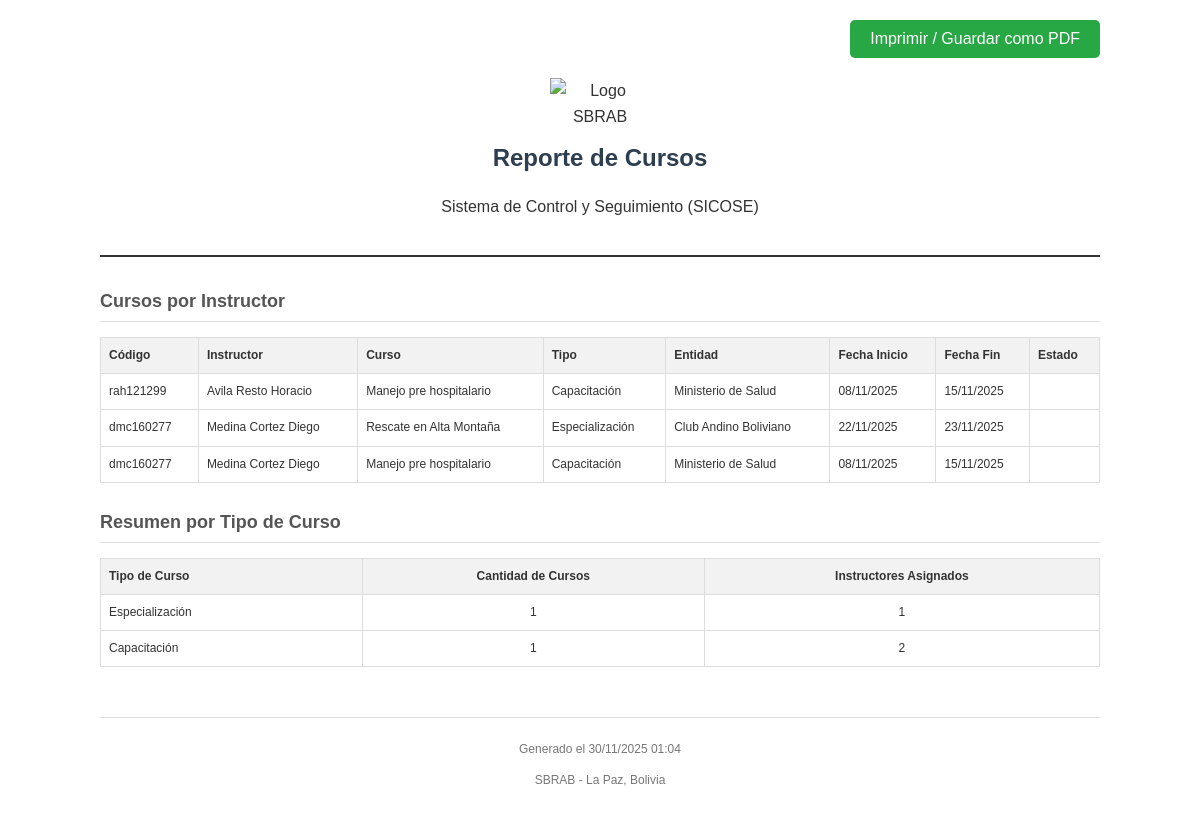
The page /generar_reporte_cursos.php on the database as committed earlier.
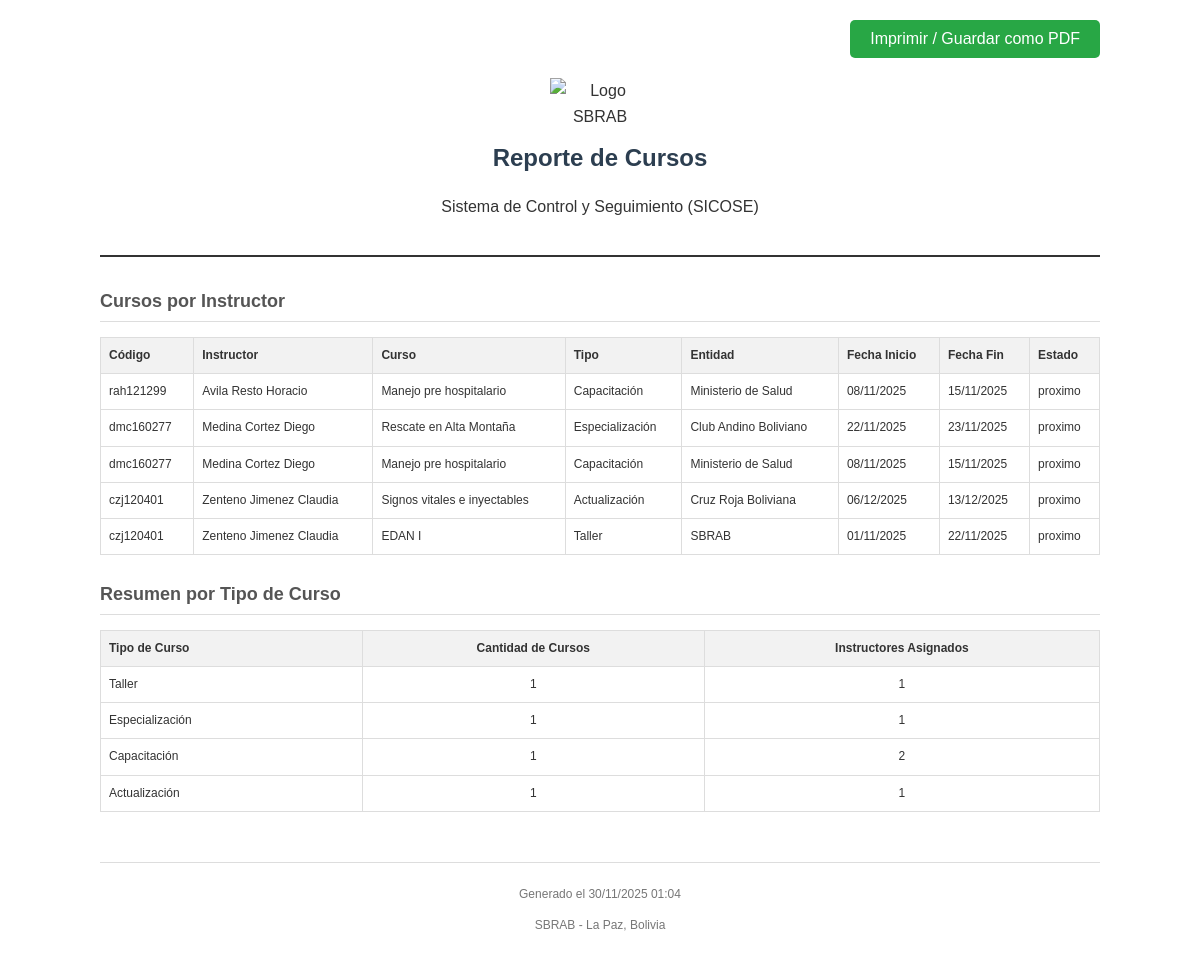
The same page on the database as committed later.
### tables this page shows
CREATE TABLE instructores (
    id INTEGER PRIMARY KEY AUTOINCREMENT,
    codigo TEXT NOT NULL UNIQUE,
    grado TEXT NOT NULL,
    nombres TEXT NOT NULL,
    apellido_paterno TEXT NOT NULL,
    apellido_materno TEXT NOT NULL,
    cedula TEXT NOT NULL,
    fecha_nacimiento DATE NOT NULL,
    especialidad TEXT NOT NULL,
    estado TEXT NOT NULL
);

CREATE TABLE cursos (
            id INTEGER PRIMARY KEY AUTOINCREMENT,
            tipo TEXT NOT NULL,
            entidad TEXT NOT NULL,
            nombre TEXT NOT NULL,
            fecha_inicio DATE NOT NULL,
            fecha_fin DATE NOT NULL,
            observaciones TEXT
        , estado TEXT DEFAULT 'proximo');

### generar_reporte_cursos.php (the view, shortened to what this page needs)
<?php
require_once 'data/db.php';
$params = [];
$sql = "
    SELECT
        i.codigo,
        i.nombres,
        i.apellido_paterno,
        i.apellido_materno,
        c.nombre as curso_nombre,
        c.tipo,
        c.entidad,
        c.fecha_inicio,
        c.fecha_fin,
        c.estado,
        c.observaciones
    FROM instructor_cursos ic
    INNER JOIN instructores i ON ic.instructor_id = i.id
    INNER JOIN cursos c ON ic.curso_id = c.id
";
$sql .= " ORDER BY i.apellido_paterno ASC, c.fecha_inicio DESC";
try {
    $stmt = $pdo->prepare($sql);
    $stmt->execute($params);
    $cursos = $stmt->fetchAll(PDO::FETCH_ASSOC);
} catch (PDOException $e) {
    die("Error al cargar datos: " . $e->getMessage());
}
try {
    $sqlResumen = "
        SELECT
            c.tipo,
            COUNT(DISTINCT c.id) as total_cursos,
            COUNT(DISTINCT ic.instructor_id) as total_instructores
        FROM cursos c
        LEFT JOIN instructor_cursos ic ON c.id = ic.curso_id
        GROUP BY c.tipo
        ORDER BY total_cursos DESC
    ";
    $stmtResumen = $pdo->query($sqlResumen);
    $resumen = $stmtResumen->fetchAll(PDO::FETCH_ASSOC);
} catch (PDOException $e) {
    $resumen = [];
}
?>
<!DOCTYPE html>
<html lang="es">
<head>
</head>
<body>
    <div class="no-print" style="text-align: right;">
        <button onclick="window.print()" class="btn-print">Imprimir / Guardar como PDF</button>
    </div>
    <div class="header">
        <img src="../images/sbrab_escudo.png" alt="Logo SBRAB" class="logo">
        <h1>Reporte de Cursos</h1>
        <p>Sistema de Control y Seguimiento (SICOSE)</p>
    </div>
    <div class="section">
        <h2>Cursos por Instructor</h2>
        <table>
            <thead>
                <tr>
                    <th>Código</th>
                    <th>Instructor</th>
                    <th>Curso</th>
                    <th>Tipo</th>
                    <th>Entidad</th>
                    <th>Fecha Inicio</th>
                    <th>Fecha Fin</th>
                    <th>Estado</th>
                </tr>
            </thead>
            <tbody>
                <?php if (count($cursos) > 0): ?>
                    <?php foreach ($cursos as $row): ?>
                        <tr>
                            <td><?= htmlspecialchars($row['codigo']) ?></td>
                            <td><?= htmlspecialchars($row['apellido_paterno'] . ' ' . $row['apellido_materno'] . ' ' . $row['nombres']) ?></td>
                            <td><?= htmlspecialchars($row['curso_nombre']) ?></td>
                            <td><?= htmlspecialchars($row['tipo']) ?></td>
                            <td><?= htmlspecialchars($row['entidad']) ?></td>
                            <td><?= date('d/m/Y', strtotime($row['fecha_inicio'])) ?></td>
                            <td><?= date('d/m/Y', strtotime($row['fecha_fin'])) ?></td>
                            <td><?= htmlspecialchars($row['estado'] ?? '') ?></td>
                        </tr>
                    <?php endforeach; ?>
                <?php else: ?>
                    <tr>
                        <td colspan="8" style="text-align:center;">No se encontraron resultados</td>
                    </tr>
                <?php endif; ?>
            </tbody>
        </table>
    </div>
    <div class="section">
        <h2>Resumen por Tipo de Curso</h2>
        <table>
            <thead>
                <tr>
                    <th>Tipo de Curso</th>
                    <th style="text-align:center;">Cantidad de Cursos</th>
                    <th style="text-align:center;">Instructores Asignados</th>
                </tr>
            </thead>
            <tbody>
                <?php if (count($resumen) > 0): ?>
                    <?php foreach ($resumen as $row): ?>
                        <tr>
                            <td><?= htmlspecialchars($row['tipo']) ?></td>
                            <td style="text-align:center;"><?= $row['total_cursos'] ?></td>
                            <td style="text-align:center;"><?= $row['total_instructores'] ?></td>
                        </tr>
                    <?php endforeach; ?>
                <?php else: ?>
                    <tr>
                        <td colspan="3" style="text-align:center;">No hay datos disponibles</td>
                    </tr>
                <?php endif; ?>
            </tbody>
        </table>
    </div>
    <div class="footer">
        <p>Generado el <?= date('d/m/Y H:i') ?></p>
        <p>SBRAB - La Paz, Bolivia</p>
    </div>
</body>
</html>

Rows that differ between the two databases and show on the page:
changed through a linked row, instructores "rah121299": cursos.estado (not shown) → "proximo"
changed through a linked row, instructores "dmc160277": cursos.estado (not shown) → "proximo"
now on this page (row unchanged): instructores: codigo "czj120401", apellido_paterno+apellido_materno+nombres "Zenteno Jimenez Claudia", cursos.nombre "Signos vitales e inyectables", cursos.tipo "Actualización", cursos.entidad "Cruz Roja Boliviana", cursos.fecha_inicio "06/12/2025", cursos.fecha_fin "13/12/2025", cursos.estado "proximo", cursos.nombre "EDAN I", cursos.tipo "Taller", cursos.entidad "SBRAB", cursos.fecha_inicio "01/11/2025", cursos.fecha_fin "22/11/2025"
Other text that changed with them:
new list line: "Taller 1 1"
new list line: "Actualización 1 1"
